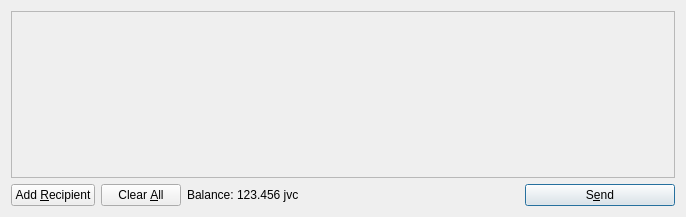
<?xml version="1.0" encoding="UTF-8"?>
<ui version="4.0">
 <class>SendCoinsDialog</class>
 <widget class="QDialog" name="SendCoinsDialog">
  <property name="geometry">
   <rect>
    <x>0</x>
    <y>0</y>
    <width>686</width>
    <height>217</height>
   </rect>
  </property>
  <property name="windowTitle">
   <string>Send Coins</string>
  </property>
  <layout class="QVBoxLayout" name="verticalLayout">
   <item>
    <widget class="QScrollArea" name="scrollArea">
     <property name="widgetResizable">
      <bool>true</bool>
     </property>
     <widget class="QWidget" name="scrollAreaWidgetContents">
      <property name="geometry">
       <rect>
        <x>0</x>
        <y>0</y>
        <width>666</width>
        <height>165</height>
       </rect>
      </property>
      <layout class="QVBoxLayout" name="verticalLayout_2">
       <property name="margin">
        <number>0</number>
       </property>
       <item>
        <layout class="QVBoxLayout" name="entries">
         <property name="spacing">
          <number>6</number>
         </property>
        </layout>
       </item>
       <item>
        <spacer name="verticalSpacer">
         <property name="orientation">
          <enum>Qt::Vertical</enum>
         </property>
         <property name="sizeHint" stdset="0">
          <size>
           <width>20</width>
           <height>40</height>
          </size>
         </property>
        </spacer>
       </item>
      </layout>
     </widget>
    </widget>
   </item>
   <item>
    <layout class="QHBoxLayout" name="horizontalLayout">
     <item>
      <widget class="QPushButton" name="addButton">
       <property name="toolTip">
        <string>Send to multiple recipients at once</string>
       </property>
       <property name="text">
        <string>Add &amp;Recipient</string>
       </property>
       <property name="icon">
        <iconset resource="../bitcoin.qrc">
         <normaloff>:/icons/add</normaloff>:/icons/add</iconset>
       </property>
       <property name="autoDefault">
        <bool>false</bool>
       </property>
      </widget>
     </item>
     <item>
      <widget class="QPushButton" name="clearButton">
       <property name="sizePolicy">
        <sizepolicy hsizetype="Minimum" vsizetype="Fixed">
         <horstretch>0</horstretch>
         <verstretch>0</verstretch>
        </sizepolicy>
       </property>
       <property name="toolTip">
        <string>Remove all transaction fields</string>
       </property>
       <property name="text">
        <string>Clear &amp;All</string>
       </property>
       <property name="icon">
        <iconset resource="../bitcoin.qrc">
         <normaloff>:/icons/remove</normaloff>:/icons/remove</iconset>
       </property>
       <property name="autoRepeatDelay">
        <number>300</number>
       </property>
       <property name="autoDefault">
        <bool>false</bool>
       </property>
      </widget>
     </item>
     <item>
      <layout class="QHBoxLayout" name="horizontalLayout_2">
       <property name="spacing">
        <number>3</number>
       </property>
       <item>
        <widget class="QLabel" name="label">
         <property name="text">
          <string>Balance:</string>
         </property>
        </widget>
       </item>
       <item>
        <widget class="QLabel" name="labelBalance">
         <property name="cursor">
          <cursorShape>IBeamCursor</cursorShape>
         </property>
         <property name="text">
          <string>123.456 jvc</string>
         </property>
         <property name="textInteractionFlags">
          <set>Qt::LinksAccessibleByMouse|Qt::TextSelectableByKeyboard|Qt::TextSelectableByMouse</set>
         </property>
        </widget>
       </item>
      </layout>
     </item>
     <item>
      <spacer name="horizontalSpacer">
       <property name="orientation">
        <enum>Qt::Horizontal</enum>
       </property>
       <property name="sizeHint" stdset="0">
        <size>
         <width>40</width>
         <height>20</height>
        </size>
       </property>
      </spacer>
     </item>
     <item>
      <widget class="QPushButton" name="sendButton">
       <property name="minimumSize">
        <size>
         <width>150</width>
         <height>0</height>
        </size>
       </property>
       <property name="toolTip">
        <string>Confirm the send action</string>
       </property>
       <property name="text">
        <string>S&amp;end</string>
       </property>
       <property name="icon">
        <iconset resource="../bitcoin.qrc">
         <normaloff>:/icons/send</normaloff>:/icons/send</iconset>
       </property>
       <property name="default">
        <bool>true</bool>
       </property>
      </widget>
     </item>
    </layout>
   </item>
  </layout>
 </widget>
 <resources>
  <include location="../bitcoin.qrc"/>
 </resources>
 <connections/>
</ui>
